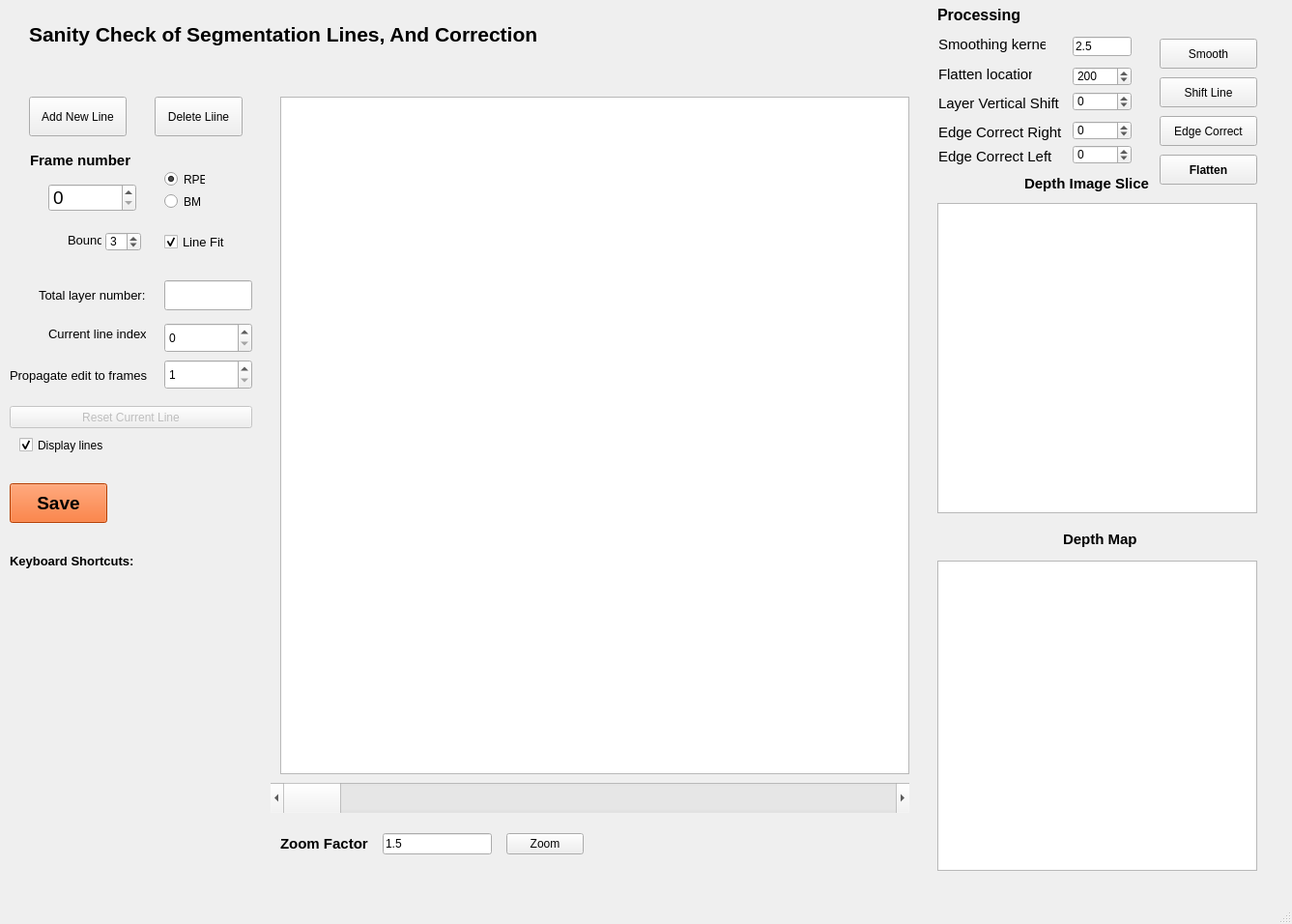
<?xml version="1.0" encoding="UTF-8"?>
<ui version="4.0">
 <class>MainWindow</class>
 <widget class="QMainWindow" name="MainWindow">
  <property name="geometry">
   <rect>
    <x>0</x>
    <y>0</y>
    <width>1337</width>
    <height>956</height>
   </rect>
  </property>
  <property name="sizePolicy">
   <sizepolicy hsizetype="Expanding" vsizetype="Expanding">
    <horstretch>0</horstretch>
    <verstretch>0</verstretch>
   </sizepolicy>
  </property>
  <property name="windowTitle">
   <string>Manual Segmentaion Tool</string>
  </property>
  <widget class="QWidget" name="centralwidget">
   <widget class="QGraphicsView" name="graphicsView_ManualEdit">
    <property name="geometry">
     <rect>
      <x>290</x>
      <y>100</y>
      <width>651</width>
      <height>701</height>
     </rect>
    </property>
    <property name="sizePolicy">
     <sizepolicy hsizetype="Expanding" vsizetype="Expanding">
      <horstretch>0</horstretch>
      <verstretch>0</verstretch>
     </sizepolicy>
    </property>
   </widget>
   <widget class="QScrollBar" name="horizontalScrollBar_ManualEdit">
    <property name="geometry">
     <rect>
      <x>280</x>
      <y>810</y>
      <width>661</width>
      <height>31</height>
     </rect>
    </property>
    <property name="orientation">
     <enum>Qt::Horizontal</enum>
    </property>
   </widget>
   <widget class="QSpinBox" name="spinBox_FrameNumber">
    <property name="geometry">
     <rect>
      <x>50</x>
      <y>190</y>
      <width>91</width>
      <height>29</height>
     </rect>
    </property>
    <property name="font">
     <font>
      <pointsize>14</pointsize>
     </font>
    </property>
   </widget>
   <widget class="QSpinBox" name="spinBox_CurrentLayer">
    <property name="geometry">
     <rect>
      <x>170</x>
      <y>334</y>
      <width>91</width>
      <height>31</height>
     </rect>
    </property>
   </widget>
   <widget class="QPushButton" name="pushButton_AddNewLine">
    <property name="geometry">
     <rect>
      <x>30</x>
      <y>100</y>
      <width>101</width>
      <height>41</height>
     </rect>
    </property>
    <property name="text">
     <string>Add New Line</string>
    </property>
   </widget>
   <widget class="QLabel" name="label">
    <property name="geometry">
     <rect>
      <x>50</x>
      <y>330</y>
      <width>101</width>
      <height>31</height>
     </rect>
    </property>
    <property name="font">
     <font>
      <pointsize>10</pointsize>
     </font>
    </property>
    <property name="text">
     <string>Current line index</string>
    </property>
   </widget>
   <widget class="QLabel" name="label_2">
    <property name="geometry">
     <rect>
      <x>31</x>
      <y>150</y>
      <width>111</width>
      <height>31</height>
     </rect>
    </property>
    <property name="font">
     <font>
      <pointsize>11</pointsize>
      <weight>75</weight>
      <bold>true</bold>
     </font>
    </property>
    <property name="text">
     <string>Frame number</string>
    </property>
   </widget>
   <widget class="QLineEdit" name="lineEdit_LayerNumber">
    <property name="geometry">
     <rect>
      <x>170</x>
      <y>290</y>
      <width>91</width>
      <height>31</height>
     </rect>
    </property>
   </widget>
   <widget class="QLabel" name="label_3">
    <property name="geometry">
     <rect>
      <x>40</x>
      <y>290</y>
      <width>121</width>
      <height>31</height>
     </rect>
    </property>
    <property name="font">
     <font>
      <pointsize>10</pointsize>
     </font>
    </property>
    <property name="text">
     <string>Total layer number:</string>
    </property>
   </widget>
   <widget class="QPushButton" name="pushButton">
    <property name="enabled">
     <bool>false</bool>
    </property>
    <property name="geometry">
     <rect>
      <x>10</x>
      <y>420</y>
      <width>251</width>
      <height>23</height>
     </rect>
    </property>
    <property name="text">
     <string>Reset Current Line</string>
    </property>
   </widget>
   <widget class="QLabel" name="label_5">
    <property name="geometry">
     <rect>
      <x>30</x>
      <y>0</y>
      <width>661</width>
      <height>71</height>
     </rect>
    </property>
    <property name="font">
     <font>
      <pointsize>16</pointsize>
      <weight>75</weight>
      <bold>true</bold>
     </font>
    </property>
    <property name="text">
     <string>Sanity Check of Segmentation Lines, And Correction</string>
    </property>
   </widget>
   <widget class="QGraphicsView" name="graphicsView_Thickness">
    <property name="geometry">
     <rect>
      <x>970</x>
      <y>580</y>
      <width>331</width>
      <height>321</height>
     </rect>
    </property>
   </widget>
   <widget class="QLabel" name="label_4">
    <property name="geometry">
     <rect>
      <x>1100</x>
      <y>550</y>
      <width>91</width>
      <height>16</height>
     </rect>
    </property>
    <property name="font">
     <font>
      <pointsize>11</pointsize>
      <weight>75</weight>
      <bold>true</bold>
     </font>
    </property>
    <property name="text">
     <string>Depth Map</string>
    </property>
   </widget>
   <widget class="QPushButton" name="pushButton_DeleteLine">
    <property name="geometry">
     <rect>
      <x>160</x>
      <y>100</y>
      <width>91</width>
      <height>41</height>
     </rect>
    </property>
    <property name="text">
     <string>Delete Liine</string>
    </property>
   </widget>
   <widget class="QSpinBox" name="spinBox_CopyLine">
    <property name="geometry">
     <rect>
      <x>170</x>
      <y>372</y>
      <width>91</width>
      <height>31</height>
     </rect>
    </property>
    <property name="minimum">
     <number>1</number>
    </property>
   </widget>
   <widget class="QLabel" name="label_7">
    <property name="geometry">
     <rect>
      <x>10</x>
      <y>380</y>
      <width>142</width>
      <height>16</height>
     </rect>
    </property>
    <property name="font">
     <font>
      <pointsize>10</pointsize>
     </font>
    </property>
    <property name="text">
     <string>Propagate edit to frames</string>
    </property>
   </widget>
   <widget class="QLabel" name="label_8">
    <property name="geometry">
     <rect>
      <x>10</x>
      <y>570</y>
      <width>191</width>
      <height>20</height>
     </rect>
    </property>
    <property name="font">
     <font>
      <pointsize>10</pointsize>
      <weight>75</weight>
      <bold>true</bold>
     </font>
    </property>
    <property name="text">
     <string>Keyboard Shortcuts: </string>
    </property>
   </widget>
   <widget class="QPushButton" name="pushButton_Save">
    <property name="geometry">
     <rect>
      <x>10</x>
      <y>500</y>
      <width>101</width>
      <height>41</height>
     </rect>
    </property>
    <property name="font">
     <font>
      <pointsize>14</pointsize>
      <weight>75</weight>
      <bold>true</bold>
     </font>
    </property>
    <property name="styleSheet">
     <string notr="true">background-color: rgb(255, 85, 0);</string>
    </property>
    <property name="text">
     <string>Save</string>
    </property>
   </widget>
   <widget class="QCheckBox" name="checkBox_DisplayLines">
    <property name="geometry">
     <rect>
      <x>20</x>
      <y>450</y>
      <width>121</width>
      <height>21</height>
     </rect>
    </property>
    <property name="text">
     <string>Display lines</string>
    </property>
    <property name="checked">
     <bool>true</bool>
    </property>
   </widget>
   <widget class="QLabel" name="label_6">
    <property name="geometry">
     <rect>
      <x>20</x>
      <y>610</y>
      <width>251</width>
      <height>191</height>
     </rect>
    </property>
    <property name="text">
     <string/>
    </property>
    <property name="pixmap">
     <pixmap>:/newPrefix/Picture1.png</pixmap>
    </property>
   </widget>
   <widget class="QLabel" name="label_12">
    <property name="geometry">
     <rect>
      <x>970</x>
      <y>0</y>
      <width>101</width>
      <height>31</height>
     </rect>
    </property>
    <property name="font">
     <font>
      <pointsize>12</pointsize>
      <weight>75</weight>
      <bold>true</bold>
     </font>
    </property>
    <property name="text">
     <string>Processing </string>
    </property>
   </widget>
   <widget class="QSpinBox" name="spinBox_flatten_location">
    <property name="geometry">
     <rect>
      <x>1110</x>
      <y>69</y>
      <width>61</width>
      <height>20</height>
     </rect>
    </property>
    <property name="maximum">
     <number>500</number>
    </property>
    <property name="value">
     <number>200</number>
    </property>
   </widget>
   <widget class="QLabel" name="label_13">
    <property name="geometry">
     <rect>
      <x>971</x>
      <y>68</y>
      <width>97</width>
      <height>18</height>
     </rect>
    </property>
    <property name="font">
     <font>
      <pointsize>11</pointsize>
     </font>
    </property>
    <property name="text">
     <string>Flatten location</string>
    </property>
   </widget>
   <widget class="QCheckBox" name="checkBox_LineFit">
    <property name="geometry">
     <rect>
      <x>170</x>
      <y>240</y>
      <width>64</width>
      <height>20</height>
     </rect>
    </property>
    <property name="font">
     <font>
      <pointsize>10</pointsize>
     </font>
    </property>
    <property name="text">
     <string>Line Fit</string>
    </property>
    <property name="checked">
     <bool>true</bool>
    </property>
   </widget>
   <widget class="QSpinBox" name="spinBox_FitBound">
    <property name="geometry">
     <rect>
      <x>109</x>
      <y>240</y>
      <width>37</width>
      <height>20</height>
     </rect>
    </property>
    <property name="minimum">
     <number>1</number>
    </property>
    <property name="value">
     <number>3</number>
    </property>
   </widget>
   <widget class="QLabel" name="label_14">
    <property name="geometry">
     <rect>
      <x>70</x>
      <y>240</y>
      <width>35</width>
      <height>16</height>
     </rect>
    </property>
    <property name="font">
     <font>
      <pointsize>10</pointsize>
     </font>
    </property>
    <property name="text">
     <string>Bound</string>
    </property>
   </widget>
   <widget class="QLabel" name="label_9">
    <property name="geometry">
     <rect>
      <x>971</x>
      <y>37</y>
      <width>111</width>
      <height>18</height>
     </rect>
    </property>
    <property name="font">
     <font>
      <pointsize>11</pointsize>
     </font>
    </property>
    <property name="text">
     <string>Smoothing kernel</string>
    </property>
   </widget>
   <widget class="QLineEdit" name="lineEdit_Kernel">
    <property name="geometry">
     <rect>
      <x>1110</x>
      <y>38</y>
      <width>61</width>
      <height>20</height>
     </rect>
    </property>
    <property name="text">
     <string>2.5</string>
    </property>
   </widget>
   <widget class="QPushButton" name="pushButton_Smooth">
    <property name="geometry">
     <rect>
      <x>1200</x>
      <y>40</y>
      <width>101</width>
      <height>31</height>
     </rect>
    </property>
    <property name="text">
     <string>Smooth</string>
    </property>
   </widget>
   <widget class="QGraphicsView" name="graphicsView_Zslice">
    <property name="geometry">
     <rect>
      <x>970</x>
      <y>210</y>
      <width>331</width>
      <height>321</height>
     </rect>
    </property>
   </widget>
   <widget class="QLabel" name="label_10">
    <property name="geometry">
     <rect>
      <x>1060</x>
      <y>180</y>
      <width>171</width>
      <height>20</height>
     </rect>
    </property>
    <property name="font">
     <font>
      <pointsize>11</pointsize>
      <weight>75</weight>
      <bold>true</bold>
     </font>
    </property>
    <property name="text">
     <string>Depth Image Slice</string>
    </property>
   </widget>
   <widget class="QSpinBox" name="spinBox_line_shift_amt">
    <property name="geometry">
     <rect>
      <x>1110</x>
      <y>95</y>
      <width>61</width>
      <height>20</height>
     </rect>
    </property>
    <property name="minimum">
     <number>-100000</number>
    </property>
    <property name="maximum">
     <number>100000</number>
    </property>
   </widget>
   <widget class="QLabel" name="label_15">
    <property name="geometry">
     <rect>
      <x>971</x>
      <y>98</y>
      <width>131</width>
      <height>18</height>
     </rect>
    </property>
    <property name="font">
     <font>
      <pointsize>11</pointsize>
     </font>
    </property>
    <property name="text">
     <string>Layer Vertical Shift</string>
    </property>
   </widget>
   <widget class="QPushButton" name="pushButton_line_shift">
    <property name="geometry">
     <rect>
      <x>1200</x>
      <y>80</y>
      <width>101</width>
      <height>31</height>
     </rect>
    </property>
    <property name="text">
     <string>Shift Line</string>
    </property>
   </widget>
   <widget class="QWidget" name="layoutWidget">
    <property name="geometry">
     <rect>
      <x>290</x>
      <y>860</y>
      <width>314</width>
      <height>26</height>
     </rect>
    </property>
    <layout class="QHBoxLayout" name="horizontalLayout">
     <property name="spacing">
      <number>15</number>
     </property>
     <item>
      <widget class="QLabel" name="label_11">
       <property name="font">
        <font>
         <pointsize>11</pointsize>
         <weight>75</weight>
         <bold>true</bold>
        </font>
       </property>
       <property name="text">
        <string>Zoom Factor</string>
       </property>
      </widget>
     </item>
     <item>
      <widget class="QLineEdit" name="lineEdit_Kernel_EZ">
       <property name="text">
        <string>1.5</string>
       </property>
      </widget>
     </item>
     <item>
      <widget class="QPushButton" name="pushButton_EZseg">
       <property name="text">
        <string>Zoom</string>
       </property>
       <property name="checkable">
        <bool>true</bool>
       </property>
      </widget>
     </item>
    </layout>
   </widget>
   <widget class="QRadioButton" name="radioButton_FitRPE">
    <property name="geometry">
     <rect>
      <x>170</x>
      <y>177</y>
      <width>42</width>
      <height>17</height>
     </rect>
    </property>
    <property name="text">
     <string>RPE</string>
    </property>
    <property name="checked">
     <bool>true</bool>
    </property>
   </widget>
   <widget class="QRadioButton" name="radioButton_FitBM">
    <property name="geometry">
     <rect>
      <x>170</x>
      <y>200</y>
      <width>37</width>
      <height>17</height>
     </rect>
    </property>
    <property name="text">
     <string>BM</string>
    </property>
   </widget>
   <widget class="QLabel" name="label_16">
    <property name="geometry">
     <rect>
      <x>971</x>
      <y>128</y>
      <width>131</width>
      <height>18</height>
     </rect>
    </property>
    <property name="font">
     <font>
      <pointsize>11</pointsize>
     </font>
    </property>
    <property name="text">
     <string>Edge Correct Right</string>
    </property>
   </widget>
   <widget class="QSpinBox" name="spinBox_edge_right">
    <property name="geometry">
     <rect>
      <x>1110</x>
      <y>125</y>
      <width>61</width>
      <height>20</height>
     </rect>
    </property>
    <property name="minimum">
     <number>-100000</number>
    </property>
    <property name="maximum">
     <number>100000</number>
    </property>
   </widget>
   <widget class="QLabel" name="label_17">
    <property name="geometry">
     <rect>
      <x>971</x>
      <y>153</y>
      <width>131</width>
      <height>18</height>
     </rect>
    </property>
    <property name="font">
     <font>
      <pointsize>11</pointsize>
     </font>
    </property>
    <property name="text">
     <string>Edge Correct Left</string>
    </property>
   </widget>
   <widget class="QSpinBox" name="spinBox_edge_left">
    <property name="geometry">
     <rect>
      <x>1110</x>
      <y>150</y>
      <width>61</width>
      <height>20</height>
     </rect>
    </property>
    <property name="minimum">
     <number>-100000</number>
    </property>
    <property name="maximum">
     <number>100000</number>
    </property>
   </widget>
   <widget class="QPushButton" name="pushButton_edge_correct">
    <property name="geometry">
     <rect>
      <x>1200</x>
      <y>120</y>
      <width>101</width>
      <height>31</height>
     </rect>
    </property>
    <property name="text">
     <string>Edge Correct</string>
    </property>
   </widget>
   <widget class="QPushButton" name="pushButton_edge_correct_2">
    <property name="geometry">
     <rect>
      <x>1200</x>
      <y>160</y>
      <width>101</width>
      <height>31</height>
     </rect>
    </property>
    <property name="font">
     <font>
      <weight>75</weight>
      <bold>true</bold>
     </font>
    </property>
    <property name="text">
     <string>Flatten</string>
    </property>
   </widget>
  </widget>
  <widget class="QMenuBar" name="menubar">
   <property name="geometry">
    <rect>
     <x>0</x>
     <y>0</y>
     <width>1337</width>
     <height>21</height>
    </rect>
   </property>
  </widget>
  <widget class="QStatusBar" name="statusbar"/>
 </widget>
 <resources>
  <include location="keyboard.qrc"/>
 </resources>
 <connections/>
</ui>
